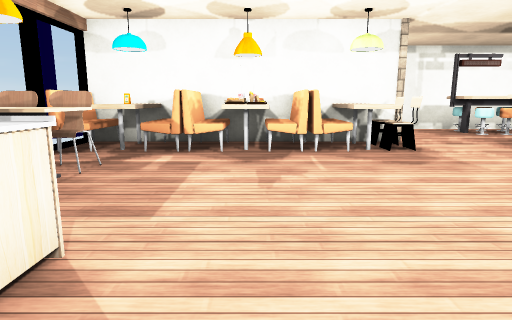
View 1 (above)

23 first-person views from a walk through a 3-D level made in the Unity game engine. The camera is 1.3 m above the floor, tilts 10° down and sees 75° across. The floor is counted in squares, 1 m on a side. Each view is taken from the middle of a square. On the plan, view 1 faces up. The plan holds only what a view shows up to about 14 squares ahead; the rest is blank. The player character is not drawn. Door leaves are left out, so doorways stand open. Some surface patterns are stand-ins.

View 2
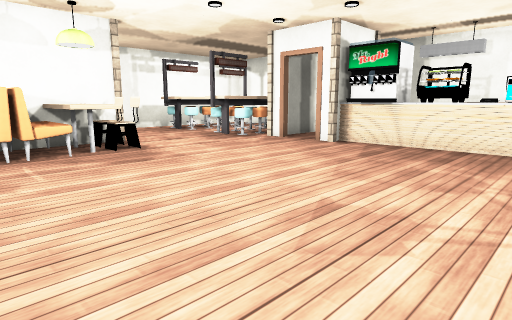

View 3
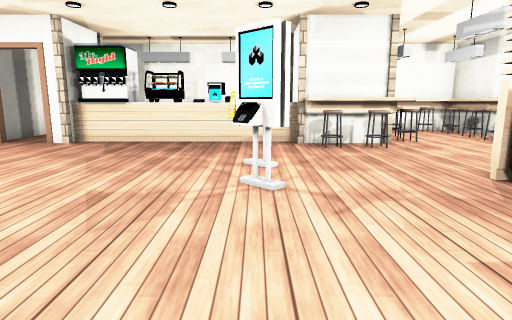

View 4
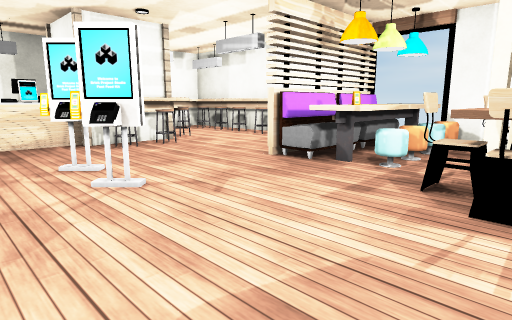

View 5
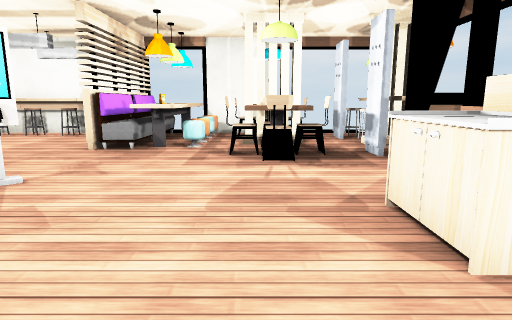

View 6
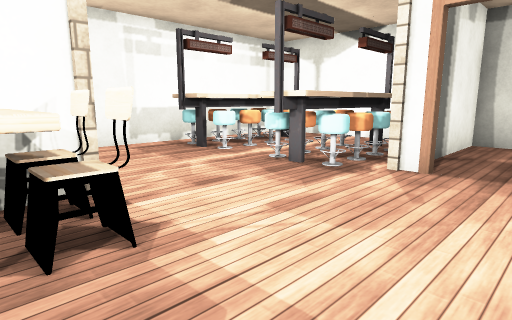

View 7
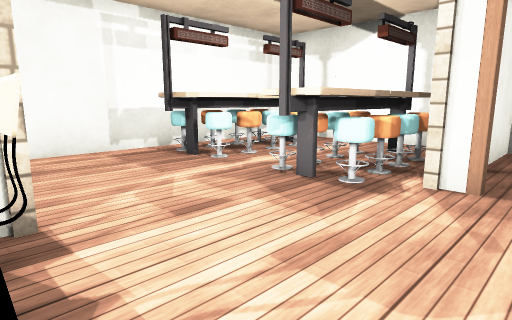

View 8
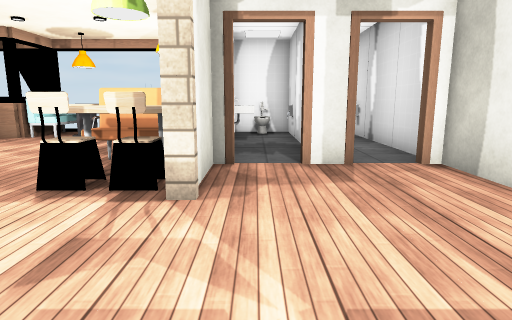

View 9
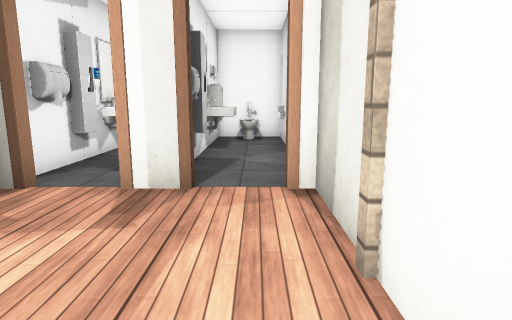

View 10
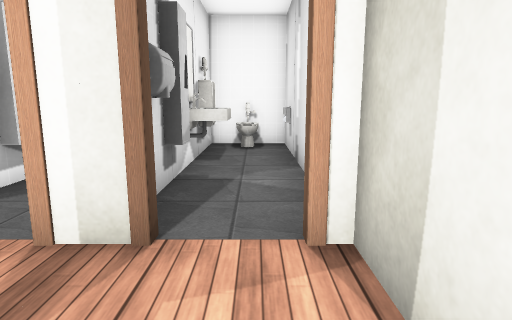

View 11
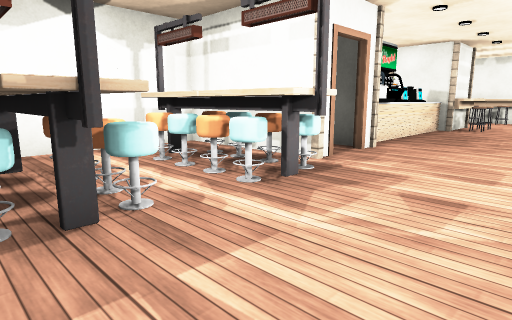

View 12
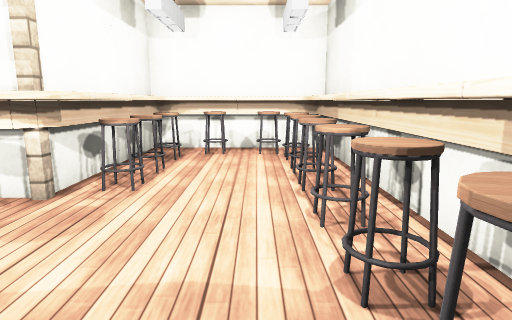

View 13
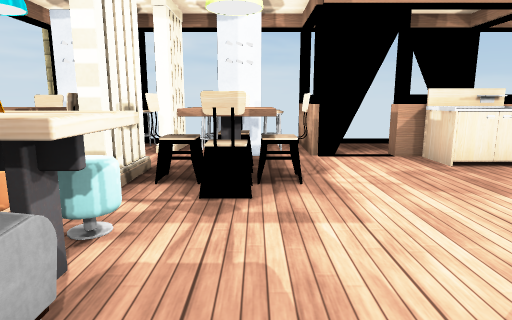

View 14
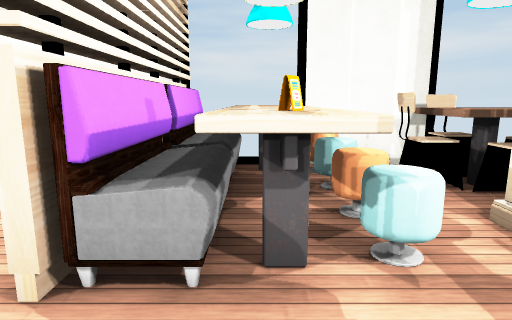

View 15
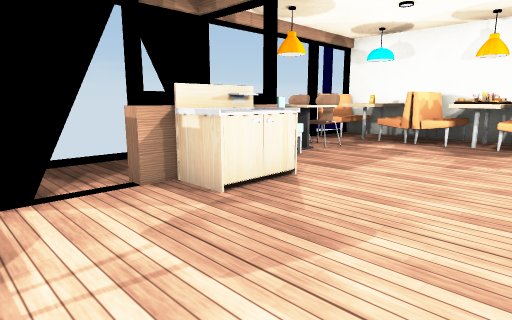

View 16
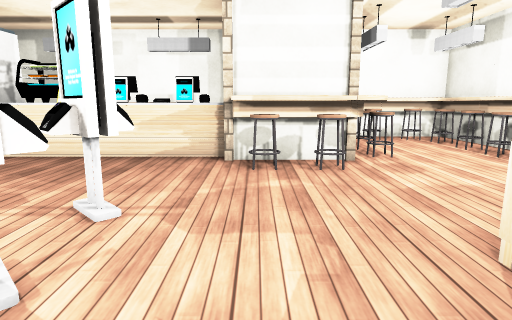

View 17
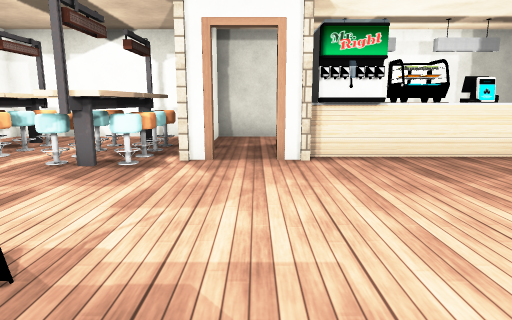

View 18
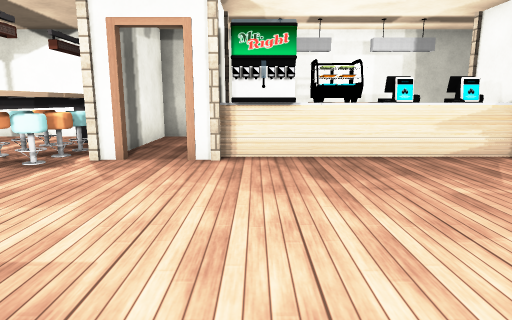

View 19
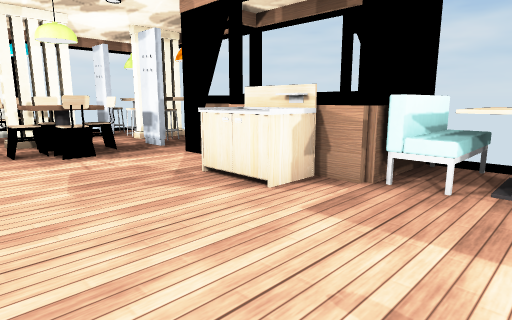

View 20
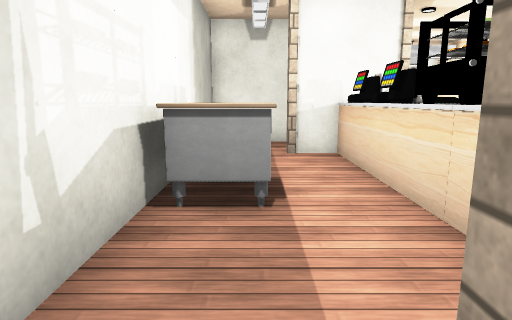

View 21
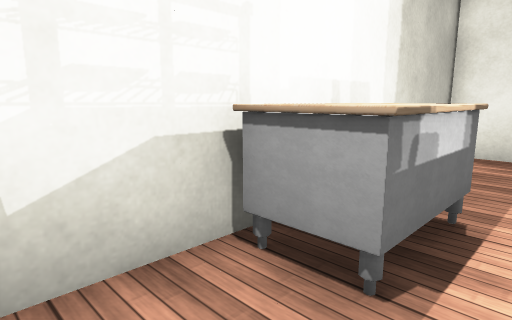

View 22
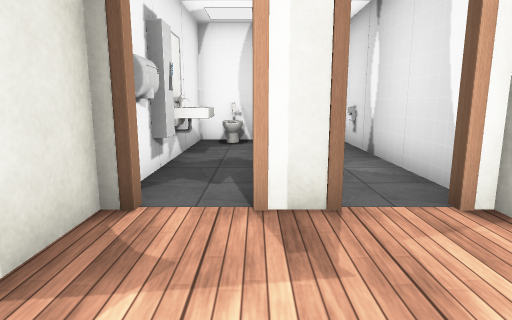

View 23
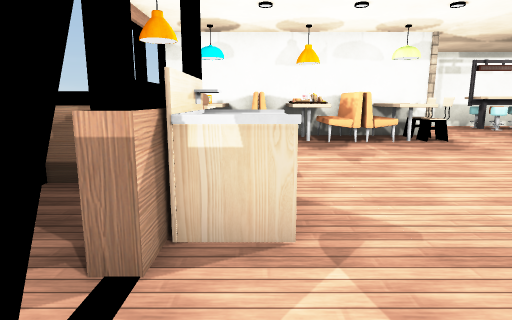

### Floor plan
Points are (right, up) in squares from view 1. A wall is a line through its corners. A room is listed if a view was taken in it or the views show most of it. See-through windows are left out.
Room 1 (views 1, 2, 3, 4, 5, 6, 7, 8, 9, 10, 11, 12, 13, 14, 15, 16, 17, 18, 19, 20, 21, 22, 23)
walls: (9.4, 7.9) (9.4, 8.6) (14.5, 8.6); (11.4, 5.9) (9.4, 5.9) (9.4, 6.6); (4.5, 10.9) (1.4, 10.9); (2.1, 11.1) (4, 11.1); (-2.8, 3.6) (-2.8, 0.3); (9.4, -2.8) (9.4, -1.5); (-2.8, -0.3) (-2.8, -1.6); (-2.4, 10.9) (-5.6, 10.9); (-2.8, -2.9) (-2.8, -3.9); (14.5, 8.4) (10.1, 8.4); (11.9, -3.9) (14.5, -3.9); (2.1, 14.1) (2.1, 12.9); (-0.5, 13.6) (0.5, 13.6); (-1.5, -5.1) (0.4, -5.1); (-0.5, 14) (-0.1, 14) (-0.1, 13.5); (14.4, -4.1) (11.4, -4.1); (1.2, 15.9) (-5.4, 15.9) (-5.4, 13.6); (4.5, -8.9) (5.4, -8.9); (7, -8.9) (7.5, -8.9); (-2.8, -6.5) (-2.8, -7.6); (-4.4, 13.4) (-5, 13.4); (-5.4, 13) (-5.4, 11.1) (-2.4, 11.1); (-0.7, -8.9) (2.1, -8.9); (11.4, -8.9) (14.4, -8.9) (14.4, 15.9) (2.1, 15.9)
low walls: (-5.4, 13.6) (-4.5, 13.6)
ways out: open door at (-5.5, 2.5); open door at (-3, -0.5); open door at (2, 13.5); open door at (9.5, 7.5)
objects: other object (-5, 4) to (-3, 5); other object (-5, 6) to (-5, 7); other object (-5, 9) to (-4, 10); other object (-5, 12) to (-4, 12); other object (-5, 15) to (-4, 15); other object (-4, 6) to (-3, 7); other object (-4, 13); other object (-4, 14) to (-3, 14); other object (-3, 9) to (-3, 10); other object (-2, -7) to (-1, -7); other object (-2, -4) to (-1, -3); other object (-2, 1) to (-2, 3); other object (-2, 9) to (-2, 10); other object (-2, 11); other object (-2, 12); other object (-2, 14); other object (-1, -8) to (0, -8); other object (-1, -6) to (0, -6); other object (-1, -4) to (0, -4); other object (-1, 9) to (-1, 10); other object (-1, 11); other object (0, -7) to (1, -7); other object (0, -3); other object (0, -2); other object (0, 9) to (1, 10); other object (0, 11); other object (1, -4) to (1, -3); other object (1, 11); other object (1, 14); other object (2, -8); other object (2, -7); other object (2, -6); other object (2, -5) to (2, -4); other object (2, 9) to (2, 10); other object (3, -9) to (4, -7); other object (3, -6) to (4, -4); other object (3, 9) to (3, 10); other object (4, 0) to (5, 0); other object (4, 9); other object (4, 10); other object (5, -9) to (6, -8); other object (5, 11); other object (5, 16); other object (6, -8); other object (6, 0); other object (7, -8); other object (8, -9) to (9, -9); other object (8, -8) to (9, -8); other object (8, -3); other object (8, -2) to (9, -2); other object (8, 10) to (8, 11); other object (8, 14) to (13, 14); other object (9, -5); other object (9, -4); other object (9, -3); other object (9, -1); other object (9, 6); other object (9, 9); other object (9, 10); other object (9, 11); other object (9, 13); other object (9, 15); other object (10, -9) to (11, -9); other object (10, -8); other object (10, -5); other object (10, -4) to (11, -4); other object (10, -1); other object (10, 0); other object (10, 1); other object (10, 2); other object (10, 3) to (11, 3); other object (10, 4) to (11, 5); other object (10, 10); other object (10, 11); other object (10, 13); other object (10, 15); other object (11, -8); other object (11, -5); other object (11, -1); other object (11, 0); other object (11, 1); other object (11, 2); other object (11, 10); other object (11, 11); other object (11, 13); other object (11, 15); other object (12, -8) to (13, -8); other object (12, -5) to (13, -5); other object (12, -2); other object (12, -1); other object (12, 6); other object (12, 10); other object (12, 11); other object (12, 13); other object (12, 15); other object (13, -7); other object (13, -6) to (14, -6); other object (13, 1) to (14, 3); other object (13, 10) to (13, 11); other object (14, -8) to (14, -7); other object (14, -5)

Positions as (right, up) in squares from view 1, and headings:
1: (0, 0), facing up
2: (0, 0), facing up-right
3: (-1, 0), facing right
4: (-1, 2), facing down-right
5: (0, 5), facing down
6: (3, 6), facing up-right
7: (4, 7), facing up-right
8: (9, 12), facing left
9: (7, 15), facing left
10: (5, 15), facing left
11: (5, 15), facing down-right
12: (5, -7), facing right
13: (5, -3), facing left
14: (3, -2), facing down
15: (2, -2), facing up-left
16: (2, -2), facing right
17: (2, 7), facing right
18: (2, 5), facing right
19: (2, 6), facing down-left
20: (13, 7), facing down
21: (12, 5), facing down-right
22: (6, 13), facing left
23: (-2, -2), facing up
